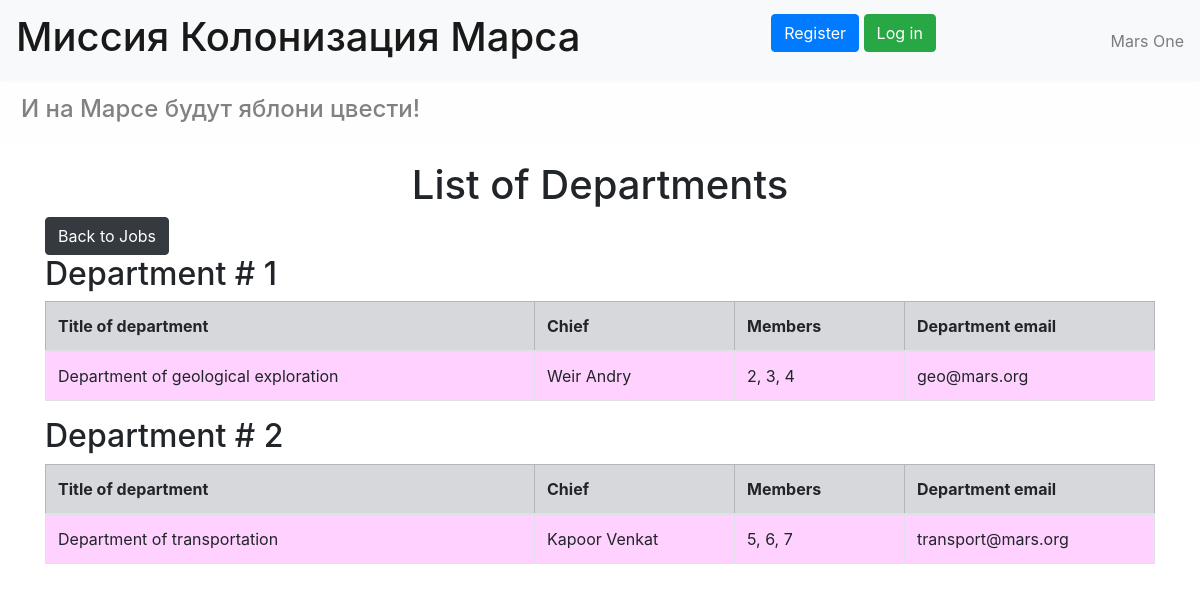
The page /departments on the database its author committed.
### data/departments.py (models this page shows)
class Department(SqlAlchemyBase):
    __tablename__ = 'departments'
    id = sqlalchemy.Column(sqlalchemy.Integer,
                           primary_key=True, autoincrement=True)
    title = sqlalchemy.Column(sqlalchemy.String, nullable=True)
    chief_id = sqlalchemy.Column(sqlalchemy.Integer, sqlalchemy.ForeignKey("users.id"))
    chief = orm.relation('User')
    members = sqlalchemy.Column(sqlalchemy.String, nullable=True)
    email = sqlalchemy.Column(sqlalchemy.String, nullable=True)

### data/users.py (models this page shows, shortened)
class User(SqlAlchemyBase, UserMixin, SerializerMixin):
    __tablename__ = 'users'
    id = sqlalchemy.Column(sqlalchemy.Integer,
                           primary_key=True, autoincrement=True)
    surname = sqlalchemy.Column(sqlalchemy.String, nullable=True)
    name = sqlalchemy.Column(sqlalchemy.String, nullable=True)
    age = sqlalchemy.Column(sqlalchemy.Integer, nullable=True)
    position = sqlalchemy.Column(sqlalchemy.String, nullable=True)
    speciality = sqlalchemy.Column(sqlalchemy.String, nullable=True)
    address = sqlalchemy.Column(sqlalchemy.String, nullable=True)
    email = sqlalchemy.Column(sqlalchemy.String, unique=True, nullable=True)
    city_from = sqlalchemy.Column(sqlalchemy.String, unique=True, nullable=True)
    hashed_password = sqlalchemy.Column(sqlalchemy.String, nullable=True)
    modified_date = sqlalchemy.Column(sqlalchemy.DateTime, default=datetime.datetime.now)

### main.py (the view)
@app.route('/departments')
def departments():
    session = db_session.create_session()
    dep = session.query(Department)
    return render_template('departments_list.html', departments=dep, title='List of Departments')

### data/db_session.py (called while the page is built)
def create_session() -> Session:
    global __factory
    return __factory()

### templates/departments_list.html (shortened to what this page needs)
{% extends "base.html" %}
{% block content %}
<h1>List of Departments</h1>
<a class="btn btn-dark" href="/">Back to Jobs</a>
 <br>
{% for dep in departments %}
    <h2>Department # {{dep.id}}</h2>
    <table class="table table-bordered">
        <thead>
        <tr class="table-secondary">
            <th>Title of department</th>
            <th>Chief</th>
            <th>Members</th>
            <th>Department email</th>
        </tr>
        </thead>
        <tbody>
        <tr>
            <td class="purple">{{dep.title}}</td>
            <td class="purple" width="200px">{{dep.chief.surname}} {{dep.chief.name}}</td>
            <td class="purple" width="170px">{{dep.members}}</td>
            <td class="purple" width="250px">{{dep.email}}</td>
        </tr>
        </tbody>
    </table>
{% endfor %}
{% endblock %}

### static/css/style.css (style rules this page uses)
h1 { text-align: center; }
.purple { background-color: #FED1FF; }

### rows shown on the page
Department: id "1", title "Department of geological exploration", chief.surname "Weir", chief.name "Andry", members "2, 3, 4", email "geo@mars.org"
Department: id "2", title "Department of transportation", chief.surname "Kapoor", chief.name "Venkat", members "5, 6, 7", email "transport@mars.org"
